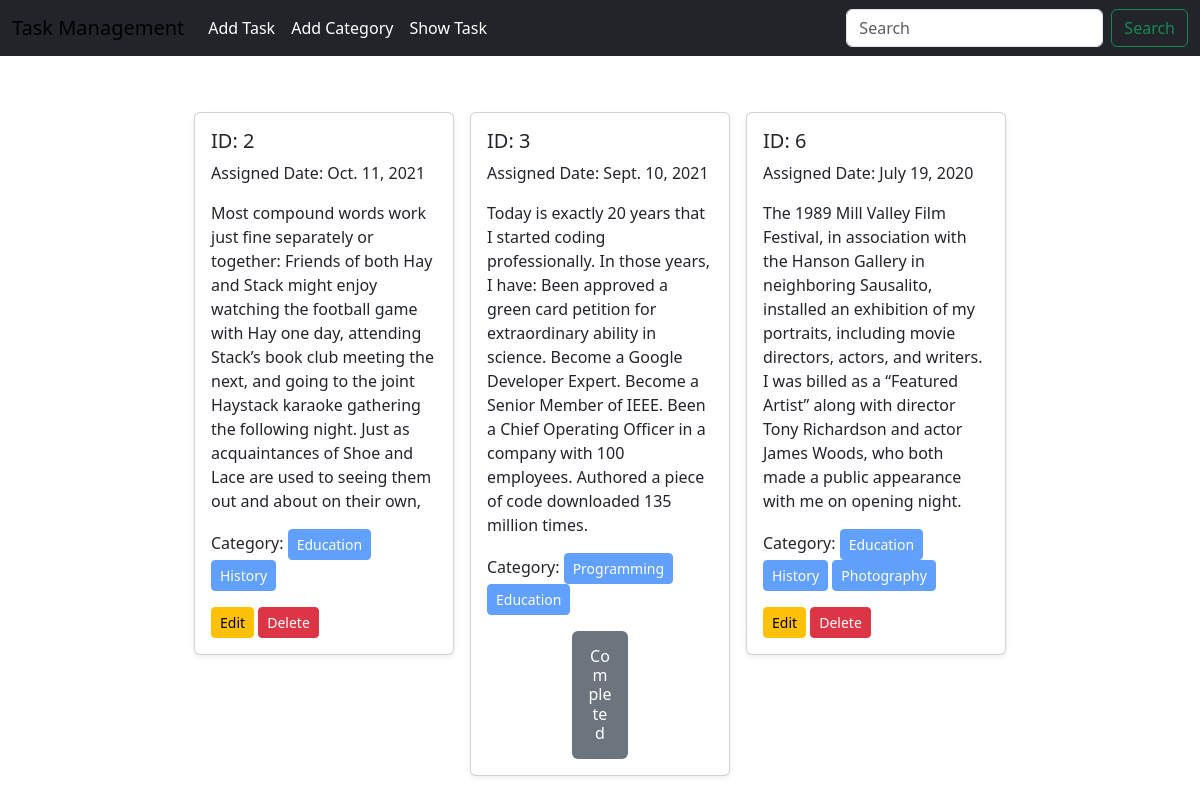
The page / on the database its author committed.
### task/models.py (models this page shows, shortened)
class Task(models.Model):
    task_title = models.CharField(max_length=200)
    task_description = models.TextField()
    is_completed = models.BooleanField(default=False)
    assigned_date = models.DateField()
    category = models.ManyToManyField(Category)

### category/models.py (models this page shows, shortened)
class Category(models.Model):
    name = models.CharField(max_length=150)

### task_management/views.py (the view)
# urls.py: 2. Add a URL to urlpatterns:  path('', views.home, name='home')
def home(request):
    data = Task.objects.all()
    return render(request,'home.html', {'data': data})

### templates/home.html
{% extends "base.html" %}
{% block content %}
<div class="d-flex flex-wrap justify-content-center px-5 pt-5">
    {% for task in data %}
        <div class="col-sm-3">
            <div class="card m-2 shadow-sm">
                <div class="card-body">
                    <h5> ID: {{task.id}} </h5>
                    <p> Assigned Date: {{task.assigned_date}}</p>
                    <p class="card-text">{{task.task_description}}</p>
                    <p>
                        Category:
                        {% for cat in task.category.all %}
                            <button class="btn btn-primary btn-sm" disabled >{{cat.name}}</button>
                        {% endfor %}
                    </p>
                    {% if task.is_completed %}
                        <h6 style="width:25%; text-align:center; margin:auto;" class="bg-secondary text-white p-3 rounded">Completed</h6>
                    {% else %}
                        <a href=" {% url "edit_task" task.id %} " class="btn btn-warning btn-sm">Edit</a>
                        <a href=" {% url "delete_task" task.id %} " class="btn btn-danger btn-sm">Delete</a>
                    {% endif %}
                </div>
            </div>
        </div>
    {% endfor %}
</div>
{% endblock content %}

### templates/base.html (shortened to what this page needs)
<!DOCTYPE html>
<html lang="en">
<head>
    {% load bootstrap5 %}
    {% bootstrap_css %}
</head>
<body>
    <nav class="navbar navbar-expand-lg bg-dark">
        <div class="container-fluid">
          <a class="navbar-brand" href=" {% url "home" %} ">Task Management</a>
          <div class="collapse navbar-collapse" id="navbarSupportedContent">
            <ul class="navbar-nav me-auto mb-2 mb-lg-0">
              <li class="nav-item">
                <a class="nav-link active text-white" aria-current="page" href=" {% url "add_task" %} ">Add Task</a>
              </li>
              <li class="nav-item">
                <a class="nav-link text-white" href=" {% url "add_category" %} ">Add Category</a>
              </li>
              <li class="nav-item">
                <a class="nav-link text-white" href=" {% url "home" %} ">Show Task</a>
              </li>
            </ul>
            <form class="d-flex" role="search">
              <input class="form-control me-2" type="search" placeholder="Search" aria-label="Search">
              <button class="btn btn-outline-success" type="submit">Search</button>
            </form>
          </div>
        </div>
      </nav>
      {% block content %}
      {% endblock content %}
</body>
</html>

### rows shown on the page
Task: id "2", assigned_date "Oct. 11, 2021", task_description "Most compound words work just fine separately or together: Friends of both Hay and Stack might enjoy watching the football game with Hay one day, attending Stack’s book club meeting the next, and going to the joint Haystack karaoke gathering the following night. Just as acquaintances of Shoe and Lace are used to seeing them out and about on their own,", is_completed "Edit"
Category: name "Education"
Category: name "History"
Task: id "3", assigned_date "Sept. 10, 2021", task_description "Today is exactly 20 years that I started coding professionally. In those years, I have: Been approved a green card petition for extraordinary ability in science. Become a Google Developer Expert. Become a Senior Member of IEEE. Been a Chief Operating Officer in a company with 100 employees. Authored a piece of code downloaded 135 million times.", is_completed "Completed"
Category: name "Programming"
Task: id "6", assigned_date "July 19, 2020", task_description "The 1989 Mill Valley Film Festival, in association with the Hanson Gallery in neighboring Sausalito, installed an exhibition of my portraits, including movie directors, actors, and writers. I was billed as a “Featured Artist” along with director Tony Richardson and actor James Woods, who both made a public appearance with me on opening night.", is_completed "Edit"
Category: name "Photography"
